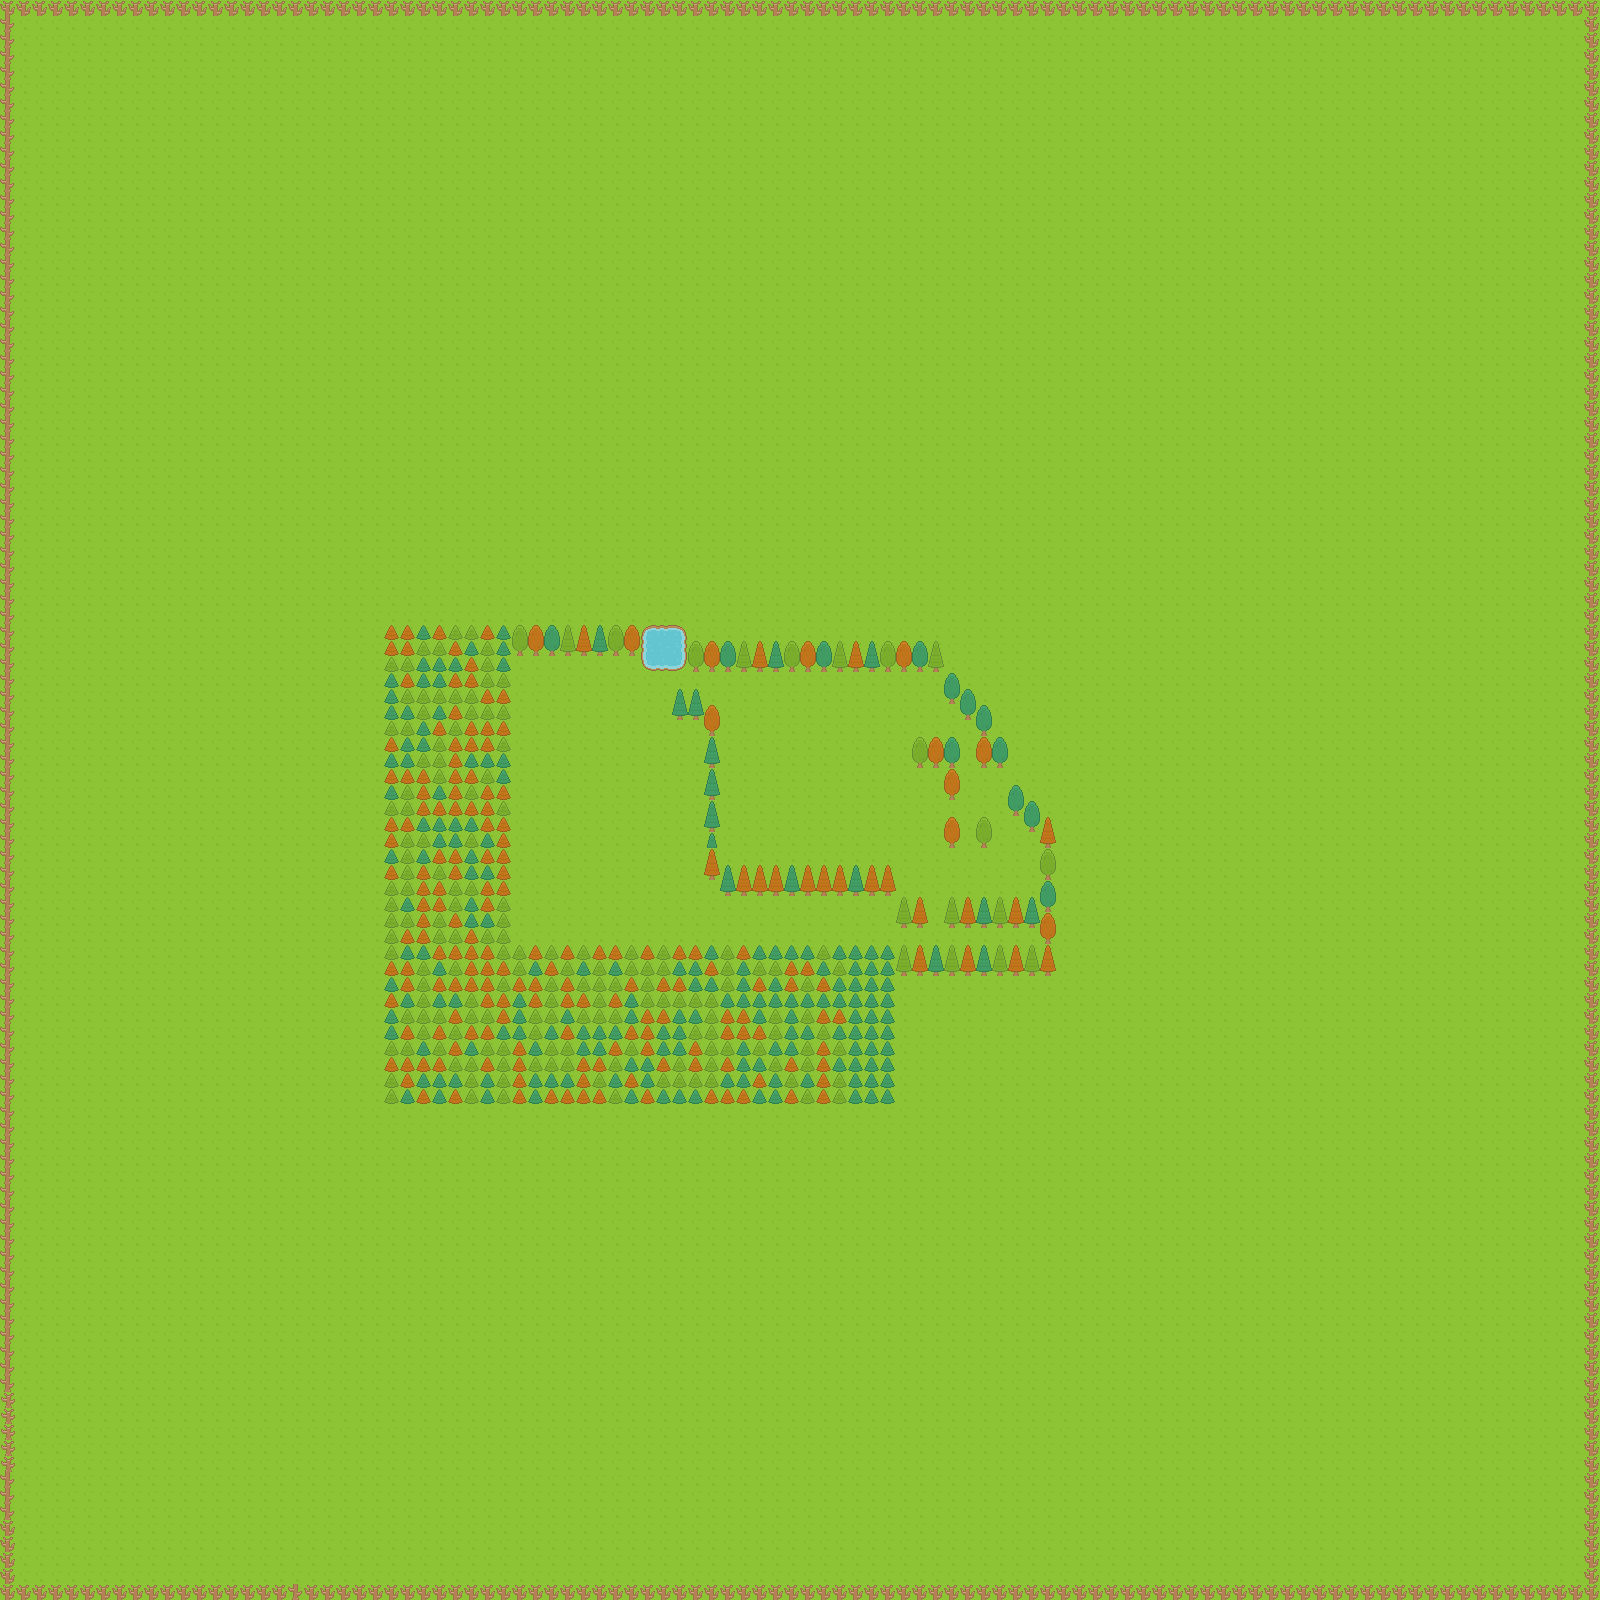

Rendered tile map (Tiled .tmx) drawn with the repository's tilesets; below, a short description and the map source with its tile grids summarised:
An orthogonal 100x100 tile map with 16x16 px tiles, 3 tile layers (Background, Trees, Border), 2 tilesets and 302 objects.

<map version="1.2" tiledversion="1.3.4" orientation="orthogonal" renderorder="right-down" width="100" height="100" tilewidth="16" tileheight="16" infinite="0" nextlayerid="8" nextobjectid="450">
 <tileset firstgid="1" source="roguelikeSheet_transparent.tsx" />
 <tileset firstgid="1768" source="spaceship.tsx" />
 <layer id="1" name="Background" width="100" height="100">
  <data>[10000 cells, 10000 non-empty, 1 distinct tile ids]</data>
 </layer>
 <layer id="7" name="Trees" width="100" height="100">
  <data>[10000 cells, 644 non-empty, 24 distinct tile ids]</data>
 </layer>
 <layer id="4" name="Border" width="100" height="100">
  <data>[10000 cells, 396 non-empty, 3 distinct tile ids]</data>
 </layer>
 <objectgroup id="3" name="Collisions">
  <object id="16" gid="1528" x="0" y="128" width="16" height="16" />
  <object id="17" gid="1528" x="0" y="16" width="16" height="16" />
  <object id="18" gid="1528" x="0" y="48" width="16" height="16" />
  <object id="27" gid="1528" x="0" y="32" width="16" height="16" />
  <object id="144" gid="1490" x="864" y="880" width="16" height="16" />
  <object id="145" gid="1490" x="880" y="880" width="16" height="16" />
  <object id="146" gid="1490" x="720" y="880" width="16" height="16" />
  <object id="147" gid="1490" x="752" y="880" width="16" height="16" />
  <object id="148" gid="1490" x="736" y="880" width="16" height="16" />
  <object id="149" gid="1490" x="848" y="880" width="16" height="16" />
  <object id="150" gid="1490" x="816" y="880" width="16" height="16" />
  <object id="151" gid="1490" x="832" y="880" width="16" height="16" />
  <object id="152" gid="1490" x="784" y="880" width="16" height="16" />
  <object id="153" gid="1490" x="768" y="880" width="16" height="16" />
  <object id="154" gid="1490" x="784" y="880" width="16" height="16" />
  <object id="155" gid="1490" x="800" y="880" width="16" height="16" />
  <object id="156" gid="1490" x="720" y="896" width="16" height="16" />
  <object id="157" gid="1490" x="736" y="896" width="16" height="16" />
  <object id="158" gid="1490" x="752" y="896" width="16" height="16" />
  <object id="159" gid="1490" x="768" y="896" width="16" height="16" />
  <object id="160" gid="1490" x="784" y="896" width="16" height="16" />
  <object id="161" gid="1490" x="816" y="896" width="16" height="16" />
  <object id="162" gid="1490" x="800" y="896" width="16" height="16" />
  <object id="163" gid="1490" x="832" y="896" width="16" height="16" />
  <object id="164" gid="1490" x="848" y="896" width="16" height="16" />
  <object id="165" gid="1490" x="864" y="896" width="16" height="16" />
  <object id="166" gid="1490" x="880" y="896" width="16" height="16" />
  <object id="167" gid="1490" x="896" y="912" width="16" height="16" />
  <object id="168" gid="1490" x="912" y="912" width="16" height="16" />
  <object id="169" gid="1490" x="896" y="928" width="16" height="16" />
  <object id="170" gid="1490" x="912" y="928" width="16" height="16" />
  <object id="171" gid="1490" x="944" y="912" width="16" height="16" />
  <object id="172" gid="1490" x="1024" y="912" width="16" height="16" />
  <object id="173" gid="1490" x="992" y="912" width="16" height="16" />
  <object id="174" gid="1490" x="960" y="912" width="16" height="16" />
  <object id="175" gid="1490" x="976" y="912" width="16" height="16" />
  <object id="176" gid="1490" x="1008" y="912" width="16" height="16" />
  <object id="177" gid="1490" x="944" y="928" width="16" height="16" />
  <object id="178" gid="1490" x="960" y="928" width="16" height="16" />
  <object id="179" gid="1490" x="960" y="928" width="16" height="16" />
  <object id="180" gid="1490" x="976" y="928" width="16" height="16" />
  <object id="181" gid="1490" x="992" y="928" width="16" height="16" />
  <object id="182" gid="1490" x="1008" y="928" width="16" height="16" />
  <object id="183" gid="1490" x="1024" y="928" width="16" height="16" />
  <object id="184" gid="1490" x="1040" y="928" width="16" height="16" />
  <object id="185" gid="1490" x="1040" y="944" width="16" height="16" />
  <object id="186" gid="1490" x="1040" y="960" width="16" height="16" />
  <object id="187" gid="1490" x="1040" y="976" width="16" height="16" />
  <object id="188" gid="1490" x="1024" y="976" width="16" height="16" />
  <object id="189" gid="1490" x="1024" y="960" width="16" height="16" />
  <object id="190" gid="1490" x="1008" y="960" width="16" height="16" />
  <object id="191" gid="1490" x="1008" y="976" width="16" height="16" />
  <object id="192" gid="1490" x="992" y="976" width="16" height="16" />
  <object id="193" gid="1490" x="992" y="960" width="16" height="16" />
  <object id="194" gid="1490" x="976" y="960" width="16" height="16" />
  <object id="195" gid="1490" x="976" y="976" width="16" height="16" />
  <object id="196" gid="1490" x="960" y="976" width="16" height="16" />
  <object id="197" gid="1490" x="960" y="960" width="16" height="16" />
  <object id="198" gid="1490" x="944" y="960" width="16" height="16" />
  <object id="199" gid="1490" x="928" y="960" width="16" height="16" />
  <object id="200" gid="1490" x="912" y="960" width="16" height="16" />
  <object id="201" gid="1490" x="896" y="960" width="16" height="16" />
  <object id="202" gid="1490" x="880" y="960" width="16" height="16" />
  <object id="203" gid="1490" x="688" y="960" width="16" height="16" />
  <object id="204" gid="1490" x="864" y="960" width="16" height="16" />
  <object id="205" gid="1490" x="832" y="960" width="16" height="16" />
  <object id="206" gid="1490" x="784" y="960" width="16" height="16" />
  <object id="207" gid="1490" x="752" y="960" width="16" height="16" />
  <object id="208" gid="1490" x="720" y="960" width="16" height="16" />
  <object id="209" gid="1490" x="704" y="960" width="16" height="16" />
  <object id="210" gid="1490" x="736" y="960" width="16" height="16" />
  <object id="211" gid="1490" x="768" y="960" width="16" height="16" />
  <object id="212" gid="1490" x="816" y="960" width="16" height="16" />
  <object id="213" gid="1490" x="800" y="960" width="16" height="16" />
  <object id="214" gid="1490" x="848" y="960" width="16" height="16" />
  <object id="215" gid="1490" x="944" y="976" width="16" height="16" />
  <object id="216" gid="1490" x="928" y="976" width="16" height="16" />
  <object id="217" gid="1490" x="912" y="976" width="16" height="16" />
  <object id="218" gid="1490" x="896" y="976" width="16" height="16" />
  <object id="219" gid="1490" x="880" y="976" width="16" height="16" />
  <object id="221" gid="1490" x="704" y="864" width="16" height="16" />
  <object id="222" gid="1490" x="704" y="880" width="16" height="16" />
  <object id="223" gid="1490" x="704" y="848" width="16" height="16" />
  <object id="224" gid="1490" x="704" y="816" width="16" height="16" />
  <object id="225" gid="1490" x="704" y="832" width="16" height="16" />
  <object id="226" gid="1490" x="704" y="800" width="16" height="16" />
  <object id="227" gid="1490" x="704" y="784" width="16" height="16" />
  <object id="228" gid="1490" x="704" y="768" width="16" height="16" />
  <object id="229" gid="1490" x="704" y="752" width="16" height="16" />
  <object id="230" gid="1490" x="704" y="720" width="16" height="16" />
  <object id="231" gid="1490" x="704" y="736" width="16" height="16" />
  <object id="232" gid="1490" x="688" y="704" width="16" height="16" />
  <object id="233" gid="1490" x="688" y="720" width="16" height="16" />
  <object id="235" gid="1490" x="672" y="704" width="16" height="16" />
  <object id="236" gid="1490" x="672" y="720" width="16" height="16" />
  <object id="237" gid="1490" x="688" y="656" width="16" height="16" />
  <object id="238" gid="1490" x="704" y="656" width="16" height="16" />
  <object id="239" gid="1490" x="720" y="656" width="16" height="16" />
  </objectgroup>
</map>
<!-- 204 of 302 objects omitted -->
